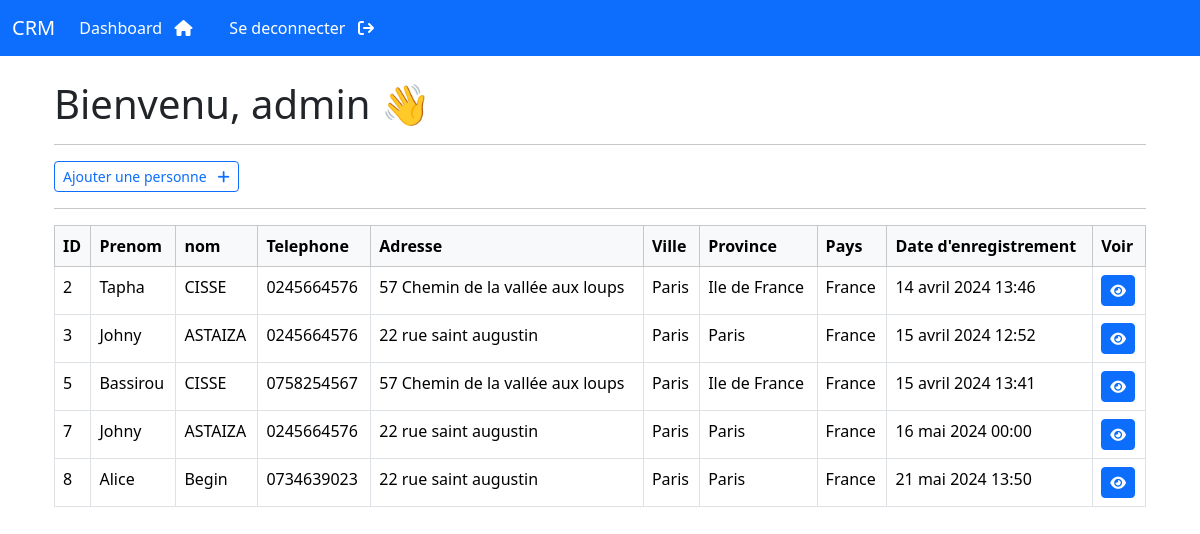
The page /dashboard/ (signed in) on the database its author committed.
### webapp/models.py (models this page shows, shortened)
class Customer(models.Model):
    date_creation = models.DateTimeField( auto_now_add=True)
    prenom = models.CharField(max_length=150)
    nom = models.CharField(max_length=150)
    email = models.CharField(max_length=200)
    telephone = models.CharField(max_length=20)
    adresse = models.CharField(max_length=500)
    ville = models.CharField(max_length=150)
    province = models.CharField(max_length=150)
    pays = models.CharField(max_length=150)

### webapp/views.py (the view)
# urls.py: path('dashboard/', dashboard, name="dashboard"),
@login_required(login_url='login')
def dashboard(request):
    infos_clients = Customer.objects.all()
    return render(request, 'webapp/dashboard.html',{'clients':infos_clients})

### webapp/templates/webapp/dashboard.html
{% extends 'webapp/base.html'%}
{% block content %}
<div class="container">
    <h1>Bienvenu, {{ user }} 👋</h1>
    <hr>
    <a class="btn btn-outline-primary btn-sm " href="{% url 'ajouter' %}">
       Ajouter une personne
        &nbsp; <i class="fa-solid fa-plus"></i>
    </a>
    <hr>
    <table class="table table-hover table-bordered">
        <thead class="table-light">
            <tr>
              <th scope="col">ID</th>
              <th scope="col">Prenom</th>
              <th scope="col">nom</th>
              <th scope="col">Telephone</th>
              <th scope="col">Adresse</th>
              <th scope="col">Ville</th>
              <th scope="col">Province</th>
              <th scope="col">Pays</th>
              <th scope="col">Date d'enregistrement</th>
              <th scope="col">Voir</th>
            </tr>
        </thead>
        <tbody>
            {% if clients %}
                {% for client in clients %}
                <tr>
                    <td>{{ client.id }}</td>
                    <td>{{ client.prenom }}</td>
                    <td>{{ client.nom }}</td>
                    <td>{{ client.telephone }}</td>
                    <td>{{ client.adresse }}</td>
                    <td>{{ client.ville }}</td>
                    <td>{{ client.province }}</td>
                    <td>{{ client.pays }}</td>
                    <td>{{ client.date_creation }}</td>
                    <td><a class="btn btn-primary btn-sm" href="{% url 'voir-informations' client.id  %}"> <i class="fa-solid fa-eye"></i> </a></td>
                </tr>
                {% endfor %}
            {% endif %}
        </tbody>
    </table>
</div>
{% endblock %}

### webapp/templates/webapp/base.html (shortened to what this page needs)
{% load static %}
<!DOCTYPE html>
<html lang="fr">
<head>
     <link href="https://cdn.jsdelivr.net/npm/bootstrap@5.3.3/dist/css/bootstrap.min.css" rel="stylesheet">
     <link rel="stylesheet" href="https://cdnjs.cloudflare.com/ajax/libs/font-awesome/6.5.2/css/all.min.css" />
    <link rel="stylesheet" type="text/css" href="{% static 'css/style.css' %}">
</head>
<body>
    {% include 'webapp/navbar.html' %}
<br>
    <div class="container">
        {% block content %}
        {% endblock %}
    </div>
</body>
</html>

### webapp/templates/webapp/navbar.html (shortened to what this page needs)
  <nav  class="navbar navbar-expand-lg navbar-dark bg-primary justify-content-center">
    <div class="container-fluid">
      <a class="navbar-brand" href="{% url 'home' %}">CRM</a>
      <div class="collapse navbar-collapse" id="navbarNav">
        <ul class="navbar-nav">
          {% if user.is_authenticated %}
            <li class="nav-item ">
              <a class="nav-link text-white" href="{% url 'dashboard' %}">Dashboard &nbsp; <i class="fa fa-home" aria-hidden="true"></i> </a>
            </li>
            <li class="nav-item ">
              <a class="nav-link text-white "  href="{% url 'logout' %}">Se deconnecter &nbsp; <i class="fa fa-sign-out" aria-hidden="true"></i> </a>
            </li>
        </ul>
        {% endif %}
      </div>
    </div>
  </nav>

### rows shown on the page
Customer: id "2", prenom "Tapha", nom "CISSE", telephone "0245664576", adresse "57 Chemin de la vallée aux loups", ville "Paris", province "Ile de France", pays "France", date_creation "14 avril 2024 13:46"
Customer: id "3", prenom "Johny", nom "ASTAIZA", telephone "0245664576", adresse "22 rue saint augustin", ville "Paris", province "Paris", pays "France", date_creation "15 avril 2024 12:52"
Customer: id "5", prenom "Bassirou", nom "CISSE", telephone "0758254567", adresse "57 Chemin de la vallée aux loups", ville "Paris", province "Ile de France", pays "France", date_creation "15 avril 2024 13:41"
Customer: id "7", prenom "Johny", nom "ASTAIZA", telephone "0245664576", adresse "22 rue saint augustin", ville "Paris", province "Paris", pays "France", date_creation "16 mai 2024 00:00"
Customer: id "8", prenom "Alice", nom "Begin", telephone "0734639023", adresse "22 rue saint augustin", ville "Paris", province "Paris", pays "France", date_creation "21 mai 2024 13:50"

### other values the page prints
{{ user }} "admin"
